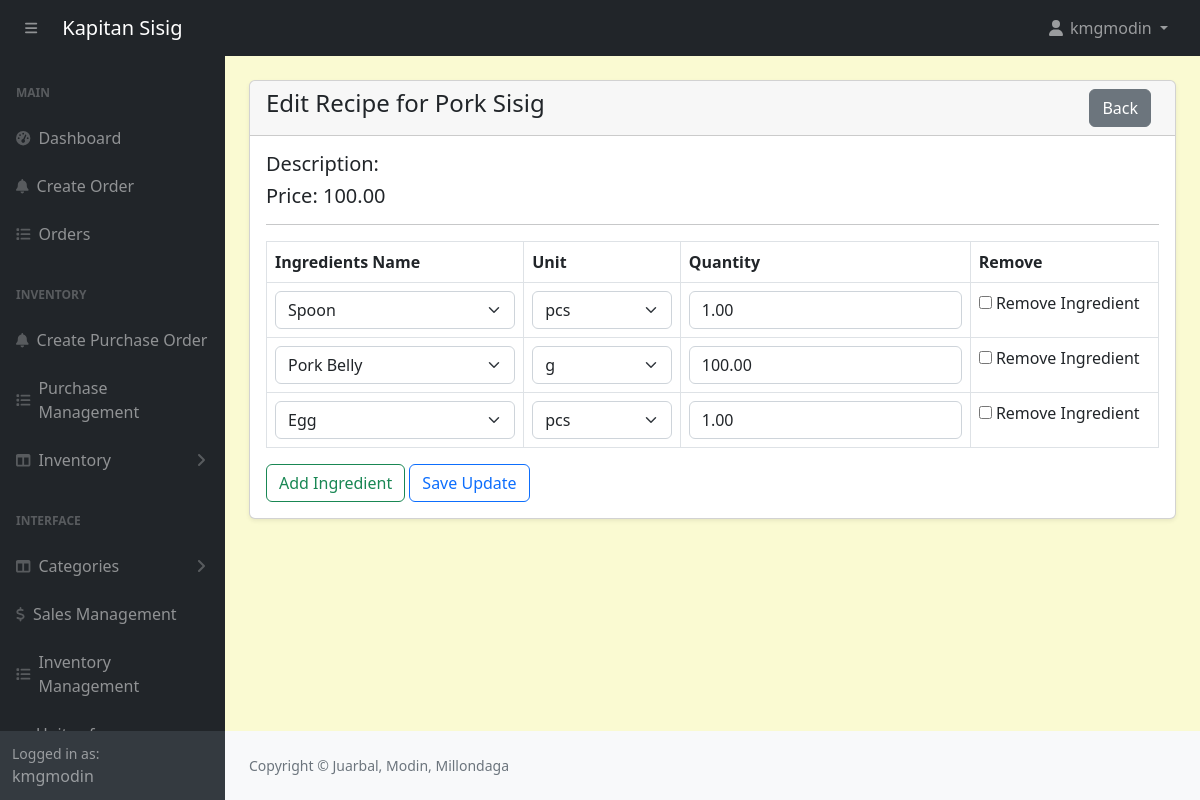
The app's page /admin/recipe-edit.php?id=5 (signed in) with its own data.
### tables this page shows
CREATE TABLE `products` (
  `id` int(11) NOT NULL,
  `category_id` int(11) NOT NULL,
  `productname` varchar(191) NOT NULL,
  `description` varchar(191) NOT NULL,
  `price` decimal(10,2) NOT NULL,
  `image` varchar(255) NOT NULL,
  `created_at` date NOT NULL DEFAULT current_timestamp(),
  `quantity` int(11) NOT NULL
);

CREATE TABLE `recipe_ingredients` (
  `id` int(11) NOT NULL,
  `recipe_id` int(11) NOT NULL,
  `ingredient_id` int(11) NOT NULL,
  `quantity` decimal(10,2) NOT NULL,
  `unit_id` int(11) NOT NULL
);

CREATE TABLE `ingredients` (
  `id` int(11) NOT NULL,
  `name` varchar(191) NOT NULL,
  `unit_id` int(11) NOT NULL,
  `category` varchar(191) NOT NULL,
  `quantity` int(10) UNSIGNED DEFAULT NULL,
  `reorder_point` decimal(10,2) NOT NULL,
  `price` decimal(10,2) NOT NULL DEFAULT 0.00
);

CREATE TABLE `units_of_measure` (
  `id` int(11) NOT NULL,
  `category_id` int(11) DEFAULT NULL,
  `uom_name` varchar(255) DEFAULT NULL,
  `type` enum('reference','bigger','smaller') DEFAULT NULL,
  `ratio` decimal(10,5) DEFAULT NULL,
  `active` tinyint(1) DEFAULT 1,
  `rounding_precision` decimal(10,5) DEFAULT NULL
);

### admin/recipe-edit.php (the view, shortened to what this page needs)
<?php
include('includes/header.php');
if (isset($_GET['id'])) {
    $recipeId = $_GET['id'];
    $recipeQuery = "SELECT * FROM recipes WHERE id = '$recipeId' LIMIT 1";
    $recipeResult = mysqli_query($conn, $recipeQuery);
    $recipe = mysqli_fetch_assoc($recipeResult);
    if ($recipe) {
        $productId = $recipe['product_id'];
        $productQuery = "SELECT * FROM products WHERE id = '$productId' LIMIT 1";
        $productResult = mysqli_query($conn, $productQuery);
        $product = mysqli_fetch_assoc($productResult);
        $ingredientQuery = "
            SELECT ri.id AS recipe_ingredient_id, ri.ingredient_id, ri.unit_id, ri.quantity, i.name AS ingredient_name, u.uom_name AS unit_name
            FROM recipe_ingredients ri
            JOIN ingredients i ON ri.ingredient_id = i.id
            JOIN units_of_measure u ON ri.unit_id = u.id
            WHERE ri.recipe_id = '$recipeId'
        ";
        $ingredientResult = mysqli_query($conn, $ingredientQuery);
        $ingredients = mysqli_query($conn, "SELECT * FROM ingredients");
        $units = mysqli_query($conn, "SELECT * FROM units_of_measure");
    } else {
        echo "Recipe not found!";
        exit();
    }
}
?>
<div class="container-fluid px-4 pb-4">
    <div class="card mt-4 shadow-sm">
        <div class="card-header">
            <h4 class="mb-0">Edit Recipe for <?= htmlspecialchars($product['productname']); ?>
                <a href="recipe-view.php?id=<?= $productId ?>" class="btn btn-secondary float-end me-2">Back</a>
            </h4>
        </div>
        <div class="card-body">
            <h5>Description: <?= htmlspecialchars($product['description']); ?></h5>
            <h5>Price: <?= htmlspecialchars($product['price']); ?></h5>
            <hr />
            <form action="code.php" method="POST">
                <table id="ingredientsTable" class="table table-bordered">
                    <thead>
                        <tr>
                            <th>Ingredients Name</th>
                            <th>Unit</th>
                            <th>Quantity</th>
                            <th>Remove</th>
                        </tr>
                    </thead>
                    <tbody id="tableBody">
                        <?php if (mysqli_num_rows($ingredientResult) > 0): ?>
                            <?php while ($row = mysqli_fetch_assoc($ingredientResult)): ?>
                                <tr>
                                    <td>
                                        <select name="ingredient_id[]" class="form-select" required>
                                            <?php
                                            mysqli_data_seek($ingredients, 0);
                                            while ($ingredient = mysqli_fetch_assoc($ingredients)): ?>
                                                <option value="<?= $ingredient['id']; ?>" <?= ($ingredient['id'] == $row['ingredient_id']) ? 'selected' : ''; ?>>
                                                    <?= htmlspecialchars($ingredient['name']); ?>
                                                </option>
                                            <?php endwhile; ?>
                                        </select>
                                    </td>
                                    <td>
                                        <select name="unit_id[]" class="form-select" required>
                                            <?php
                                            mysqli_data_seek($units, 0);
                                            while ($unit = mysqli_fetch_assoc($units)): ?>
                                                <option value="<?= $unit['id']; ?>" <?= ($unit['id'] == $row['unit_id']) ? 'selected' : ''; ?>>
                                                    <?= htmlspecialchars($unit['uom_name']); ?>
                                                </option>
                                            <?php endwhile; ?>
                                        </select>
                                    </td>
                                    <td>
                                        <input type="number" name="quantity[]" class="form-control" value="<?= htmlspecialchars($row['quantity']); ?>" required>
                                    </td>
                                    <td>
                                        <input type="checkbox" name="remove_recipe_ingredient_id[]" value="<?= $row['recipe_ingredient_id']; ?>" /> Remove Ingredient
                                    </td>
                                </tr>
                            <?php endwhile; ?>
                        <?php endif; ?>
                    </tbody>
                </table>
                <button type="button" class="btn btn-outline-success addRow">Add Ingredient</button>
                <button type="submit" name="updateRecipe" class="btn btn-outline-primary">Save Update</button>
            </form>
        </div>
    </div>
</div>
<?php include('includes/footer.php'); ?>

### admin/assets/css/custom.css (style rules this page uses)
body { margin: 0; font-family: system-ui, -apple-system, "Segoe UI", Roboto, "Helvetica Neue", "Noto Sans", "Liberation Sans", Arial, sans-serif; font-size: 1rem; font-weight: 400; line-height: 1.5; color: #212529; text-align: left; background-color: #FAFAD2; -webkit-text-size-adjust: 100%; -webkit-tap-highlight-color: rgba(0, 0, 0, 0); }

### records on screen
products: productname "Pork Sisig", price "100.00"
recipe_ingredients: ingredient.name "Spoon", unit.uom_name "pcs", quantity "1.00"
recipe_ingredients: ingredient.name "Pork Belly", unit.uom_name "g", quantity "100.00"
recipe_ingredients: ingredient.name "Egg", unit.uom_name "pcs", quantity "1.00"

### other values on screen
$_SESSION['loggedInUser']['username'] "kmgmodin"
